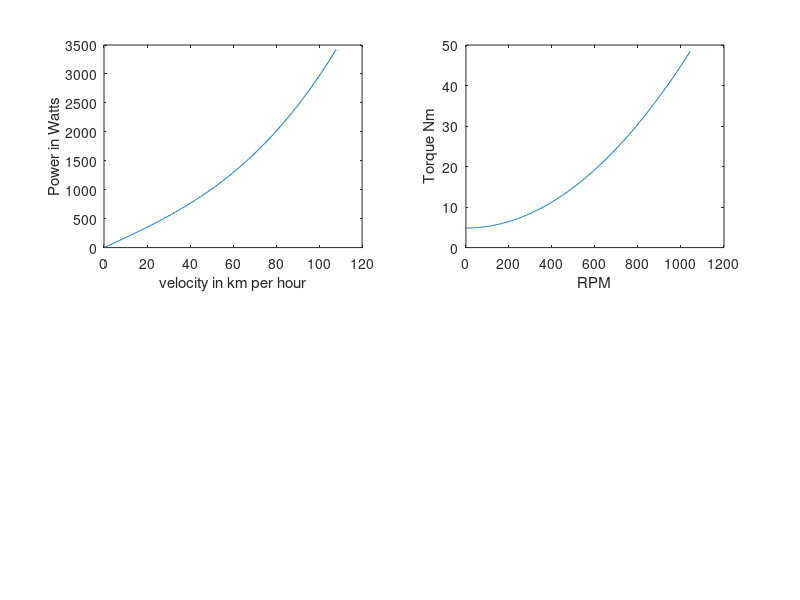

Reproduce this figure in MATLAB.
v = 0:0.1:30;
w = v/0.275;
f = (w/(2*3.14))*60; %frequency in rpm
kmph = v*18/5;
m = 340;
g = 9.81;
mu = 0.005;
cd = 0.19;
a = 1.6;
theta = 0;
rho = 1.1;
vsq = v.*v;
vc = v.*v.*v;
eta = 0.95;
P = ((rho*cd*a*vc/6)+(m*g*v*(mu + 0.05*0.25+ sin(theta))))/eta;
subplot(2,2,1)
plot(kmph, P);
xlabel('velocity in km per hour');
ylabel('Power in Watts');
subplot(2,2,2)
T = ((0.5*rho*cd*a*0.275*0.275*0.275*(w.*w)) + (0.275*m*g*(mu + sin(theta))))/eta;
plot(f, T);
xlabel('RPM');
ylabel('Torque Nm');

